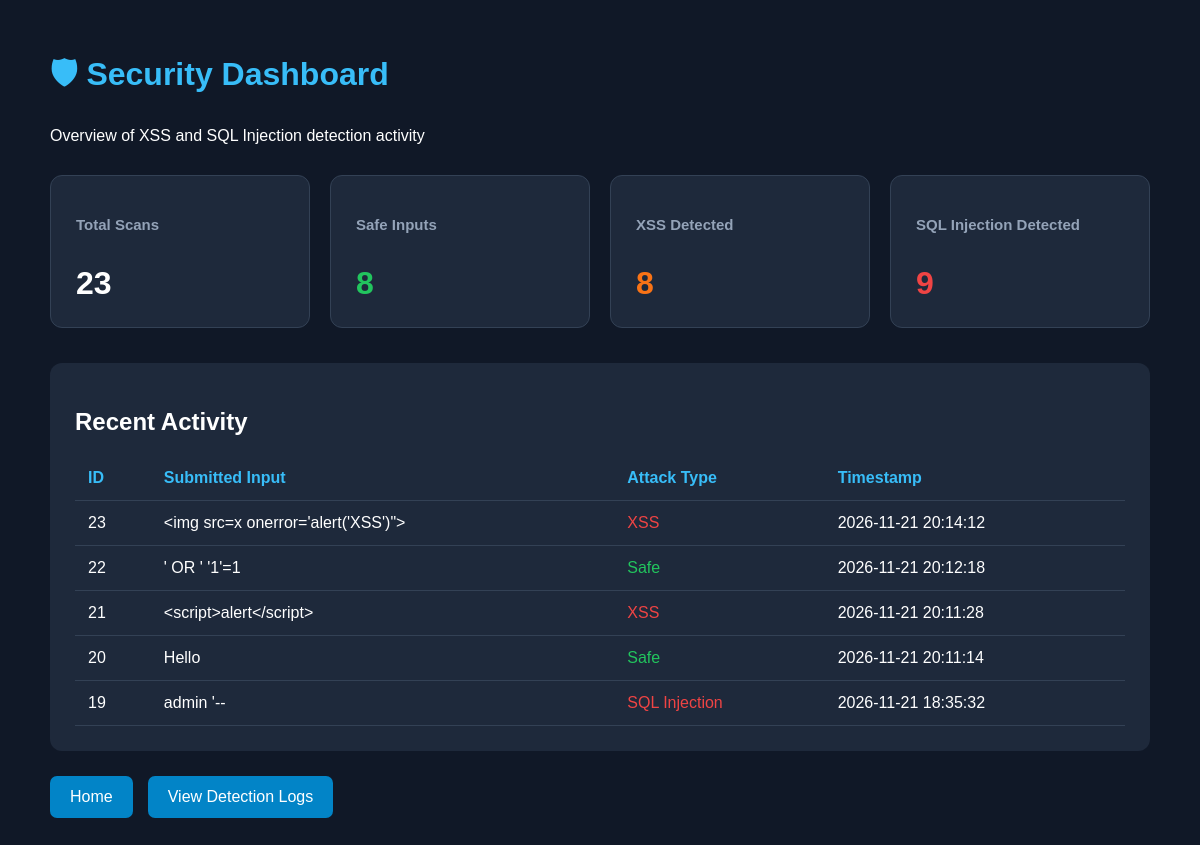
/dashboard, run on the app's committed database.
### tables this page shows
CREATE TABLE detection_logs (
            id INTEGER PRIMARY KEY AUTOINCREMENT,
            submitted_input TEXT,
            attack_type TEXT,
            xss_detected INTEGER,
            sql_detected INTEGER,
            timestamp TEXT
        );

### app.py (the view)
@app.route("/dashboard")
def dashboard():
    conn = sqlite3.connect(DB_NAME)
    conn.row_factory = sqlite3.Row
    total_scans = conn.execute(
        "SELECT COUNT(*) FROM detection_logs"
    ).fetchone()[0]
    safe_scans = conn.execute("""
        SELECT COUNT(*)
        FROM detection_logs
        WHERE xss_detected = 0
        AND sql_detected = 0
    """).fetchone()[0]
    xss_count = conn.execute("""
        SELECT COUNT(*)
        FROM detection_logs
        WHERE xss_detected = 1
    """).fetchone()[0]
    sql_count = conn.execute("""
        SELECT COUNT(*)
        FROM detection_logs
        WHERE sql_detected = 1
    """).fetchone()[0]
    combined_count = conn.execute("""
        SELECT COUNT(*)
        FROM detection_logs
        WHERE xss_detected = 1
        AND sql_detected = 1
    """).fetchone()[0]
    xss_only = xss_count - combined_count
    sql_only = sql_count - combined_count
    safe_count = safe_scans
    recent_records = conn.execute("""
        SELECT *
        FROM detection_logs
        ORDER BY id DESC
        LIMIT 5
    """).fetchall()
    conn.close()
    return render_template(
        "dashboard.html",
        total_scans=total_scans,
        safe_scans=safe_scans,
        xss_count=xss_count,
        sql_count=sql_count,
        safe_count=safe_count,
        xss_only=xss_only,
        sql_only=sql_only,
        combined_count=combined_count,
        recent_records=recent_records
    )

### templates/dashboard.html (shortened to what this page needs)
<!DOCTYPE html>
<html lang="en">
<head>
    <link rel="stylesheet"
          href="{{ url_for('static', filename='style.css') }}">
</head>
<body>
<div class="dashboard">
    <div class="dashboard-header">
        <h1>🛡 Security Dashboard</h1>
        <p>Overview of XSS and SQL Injection detection activity</p>
    </div>
    <div class="stats">
        <div class="stat-card">
            <h3>Total Scans</h3>
            <p>{{ total_scans }}</p>
        </div>
        <div class="stat-card">
            <h3>Safe Inputs</h3>
            <p class="safe-number">{{ safe_scans }}</p>
        </div>
        <div class="stat-card">
            <h3>XSS Detected</h3>
            <p class="xss-number">{{ xss_count }}</p>
        </div>
        <div class="stat-card">
            <h3>SQL Injection Detected</h3>
            <p class="sql-number">{{ sql_count }}</p>
        </div>
    </div>
    <div class="activity">
        <h2>Recent Activity</h2>
        {% if recent_records %}
        <table>
            <thead>
                <tr>
                    <th>ID</th>
                    <th>Submitted Input</th>
                    <th>Attack Type</th>
                    <th>Timestamp</th>
                </tr>
            </thead>
            <tbody>
                {% for record in recent_records %}
                <tr>
                    <td>{{ record['id'] }}</td>
                    <td>{{ record['submitted_input'] }}</td>
                    <td>
                        {% if record['attack_type'] == 'Safe' %}
                            <span class="safe-status">Safe</span>
                        {% else %}
                            <span class="attack-status">
                                {{ record['attack_type'] }}
                            </span>
                        {% endif %}
                    </td>
                    <td>{{ record['timestamp'] }}</td>
                </tr>
                {% endfor %}
            </tbody>
        </table>
        {% else %}
            <p>No detection activity yet. Submit an input to begin.</p>
        {% endif %}
    </div>
    <div class="navigation">
        <a href="/">Home</a>
        <a href="/logs">View Detection Logs</a>
    </div>
</div>
</body>
</html>

### Static/style.css (style rules this page uses)
body { margin: 0; font-family: Arial, sans-serif; background: #0b1120; color: white; }
h1 { color: #38bdf8; }
a { color: #38bdf8; }

### templates/dashboard.html (style rules this page uses)
body { background: #101827; color: #ffffff; font-family: Arial, sans-serif; margin: 0; padding: 30px; }
.dashboard { max-width: 1100px; margin: auto; }
.dashboard-header { margin-bottom: 30px; }
.dashboard-header h1 { color: #38bdf8; }
.stats { display: grid; grid-template-columns: repeat(auto-fit, minmax(200px, 1fr)); gap: 20px; margin-bottom: 35px; }
.stat-card { background: #1e293b; padding: 25px; border-radius: 12px; border: 1px solid #334155; }
.stat-card h3 { color: #94a3b8; font-size: 15px; }
.stat-card p { font-size: 32px; font-weight: bold; margin-bottom: 0; }
.safe-number { color: #22c55e; }
.xss-number { color: #f97316; }
.sql-number { color: #ef4444; }
.activity { background: #1e293b; padding: 25px; border-radius: 12px; overflow-x: auto; }
table { width: 100%; border-collapse: collapse; margin-top: 15px; min-width: 600px; }
th, td { padding: 13px; text-align: left; border-bottom: 1px solid #334155; }
th { color: #38bdf8; }
.safe-status { color: #22c55e; }
.attack-status { color: #ef4444; }
.navigation { margin-top: 25px; display: flex; gap: 15px; flex-wrap: wrap; }
.navigation a { background: #0284c7; color: white; padding: 12px 20px; border-radius: 7px; text-decoration: none; }

### data on the page
detection_logs: id "23", submitted_input "<img src=x onerror='alert('XSS')\">", attack_type "XSS", timestamp "2026-11-21 20:14:12"
detection_logs: id "22", submitted_input "' OR ' '1'=1", attack_type "Safe", timestamp "2026-11-21 20:12:18"
detection_logs: id "21", submitted_input "<script>alert</script>", attack_type "XSS", timestamp "2026-11-21 20:11:28"
detection_logs: id "20", submitted_input "Hello", attack_type "Safe", timestamp "2026-11-21 20:11:14"
detection_logs: id "19", submitted_input "admin '--", attack_type "SQL Injection", timestamp "2026-11-21 18:35:32"

### other printed values
{{ total_scans }} "23"
{{ safe_scans }} "8"
{{ xss_count }} "8"
{{ sql_count }} "9"
